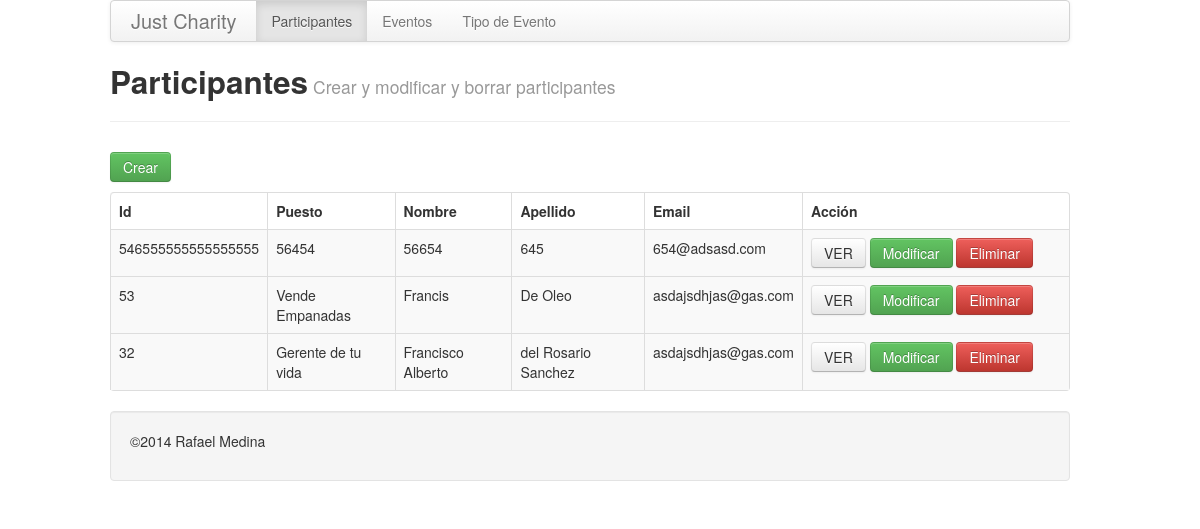
The app's page /participantes.php with its own data.
### tables this page shows
CREATE TABLE `participants` (
  `participant_id` varchar(45) NOT NULL,
  `participant_type_code` varchar(45) DEFAULT NULL,
  `participant_name` varchar(45) DEFAULT NULL,
  `participant_lastname` varchar(45) DEFAULT NULL,
  `participant_email` varchar(45) DEFAULT NULL,
  PRIMARY KEY (`participant_id`),
  KEY `participant_type_code_idx` (`participant_type_code`)
);

### participantes.php (the view, shortened to what this page needs)
<?php
include('inc/header.php');
?>
<div class="page-header">
	<h2>Participantes<small> Crear y modificar y borrar participantes</small></h2>
</div>
</div>
<div class="row">
	<p>
		<a href="participantes/create.php" class="btn btn-success">Crear</a>
	</p>
	<table class="table table-striped table-bordered">
		<thead>
			<tr>
				<th>Id</th>
				<th>Puesto</th>
				<th>Nombre</th>
				<th>Apellido</th>
				<th>Email</th>
				<th>Acción</th>
			</tr>
		</thead>
		<tbody>
			<?php
			$pdo = Database::connect();
			$sql = 'SELECT * FROM participants ORDER BY participant_id DESC';
			foreach($pdo->query($sql) as $row) {
				echo '<tr>';
				echo '<td>'.$row['participant_id'].'</td>';
				echo '<td>'.$row['participant_type_code'].'</td>';
				echo '<td>'.$row['participant_name'].'</td>';
				echo '<td>'.$row['participant_lastname'].'</td>';
				echo '<td>'.$row['participant_email'].'</td>';
				echo '<td width=250>';
				echo '<a class="btn" href="participantes/read.php?participant_id='.$row['participant_id'].'">VER</a>';
				echo '<a class="btn btn-success" href="participantes/update.php?participant_id='.$row['participant_id'].'">Modificar</a>';
				echo '<a class="btn btn-danger" href="participantes/delete.php?participant_id='.$row['participant_id'].'">Eliminar</a>';
				echo '</td>';
				echo '<tr>';
			}
			?>
		</tbody>
	</table>
	<?php include('inc/footer.php'); ?>
</div>
</div>
</body>
</html>

### records on screen
participants: participant_id "546555555555555555", participant_type_code "56454", participant_name "56654", participant_lastname "645", participant_email "654@adsasd.com"
participants: participant_id "53", participant_type_code "Vende Empanadas", participant_name "Francis", participant_lastname "De Oleo", participant_email "asdajsdhjas@gas.com"
participants: participant_id "32", participant_type_code "Gerente de tu vida", participant_name "Francisco Alberto", participant_lastname "del Rosario Sanchez", participant_email "asdajsdhjas@gas.com"
